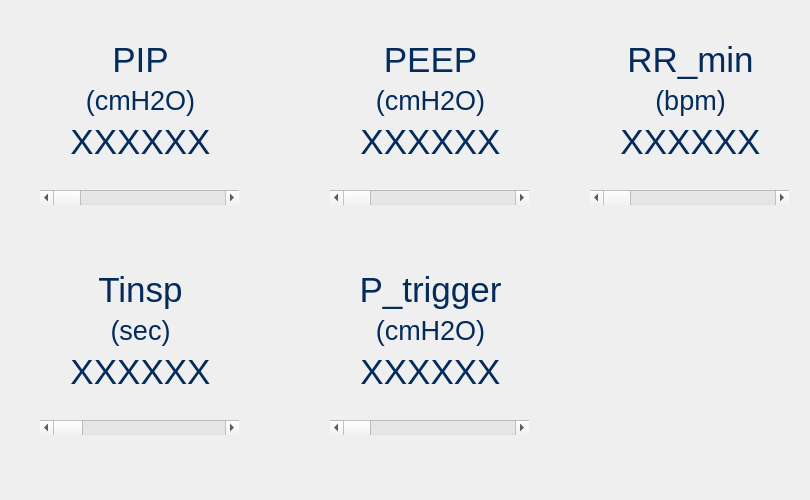
<?xml version="1.0" encoding="UTF-8"?>
<ui version="4.0">
 <class>Form</class>
 <widget class="QWidget" name="Form">
  <property name="geometry">
   <rect>
    <x>0</x>
    <y>0</y>
    <width>810</width>
    <height>500</height>
   </rect>
  </property>
  <property name="windowTitle">
   <string>Form</string>
  </property>
  <widget class="QWidget" name="layoutWidget">
   <property name="geometry">
    <rect>
     <x>590</x>
     <y>40</y>
     <width>201</width>
     <height>121</height>
    </rect>
   </property>
   <layout class="QVBoxLayout" name="verticalLayout_10">
    <item>
     <widget class="QLabel" name="RR_label_set">
      <property name="font">
       <font>
        <family>Arial</family>
        <pointsize>26</pointsize>
       </font>
      </property>
      <property name="styleSheet">
       <string notr="true">color: rgb(3, 43, 91);</string>
      </property>
      <property name="text">
       <string>RR_min</string>
      </property>
      <property name="alignment">
       <set>Qt::AlignCenter</set>
      </property>
     </widget>
    </item>
    <item>
     <widget class="QLabel" name="setRR_units">
      <property name="font">
       <font>
        <family>Arial</family>
        <pointsize>20</pointsize>
       </font>
      </property>
      <property name="styleSheet">
       <string notr="true">color: rgb(3, 43, 91);</string>
      </property>
      <property name="text">
       <string>(bpm)</string>
      </property>
      <property name="alignment">
       <set>Qt::AlignCenter</set>
      </property>
     </widget>
    </item>
    <item>
     <widget class="QLabel" name="setRRvar_setting">
      <property name="font">
       <font>
        <family>Arial</family>
        <pointsize>26</pointsize>
       </font>
      </property>
      <property name="styleSheet">
       <string notr="true">color: rgb(3, 43, 91);</string>
      </property>
      <property name="text">
       <string>XXXXXX</string>
      </property>
      <property name="alignment">
       <set>Qt::AlignCenter</set>
      </property>
     </widget>
    </item>
   </layout>
  </widget>
  <widget class="QWidget" name="layoutWidget">
   <property name="geometry">
    <rect>
     <x>40</x>
     <y>270</y>
     <width>201</width>
     <height>121</height>
    </rect>
   </property>
   <layout class="QVBoxLayout" name="verticalLayout_6">
    <item>
     <widget class="QLabel" name="Tinsp_label_set">
      <property name="font">
       <font>
        <family>Arial</family>
        <pointsize>26</pointsize>
       </font>
      </property>
      <property name="styleSheet">
       <string notr="true">color: rgb(3, 43, 91);</string>
      </property>
      <property name="text">
       <string>Tinsp</string>
      </property>
      <property name="alignment">
       <set>Qt::AlignCenter</set>
      </property>
     </widget>
    </item>
    <item>
     <widget class="QLabel" name="setTinsp_units">
      <property name="font">
       <font>
        <family>Arial</family>
        <pointsize>20</pointsize>
       </font>
      </property>
      <property name="styleSheet">
       <string notr="true">color: rgb(3, 43, 91);</string>
      </property>
      <property name="text">
       <string>(sec)</string>
      </property>
      <property name="alignment">
       <set>Qt::AlignCenter</set>
      </property>
     </widget>
    </item>
    <item>
     <widget class="QLabel" name="setTinspvar_setting">
      <property name="font">
       <font>
        <family>Arial</family>
        <pointsize>26</pointsize>
       </font>
      </property>
      <property name="styleSheet">
       <string notr="true">color: rgb(3, 43, 91);</string>
      </property>
      <property name="text">
       <string>XXXXXX</string>
      </property>
      <property name="alignment">
       <set>Qt::AlignCenter</set>
      </property>
     </widget>
    </item>
   </layout>
  </widget>
  <widget class="QWidget" name="layoutWidget">
   <property name="geometry">
    <rect>
     <x>330</x>
     <y>40</y>
     <width>201</width>
     <height>121</height>
    </rect>
   </property>
   <layout class="QVBoxLayout" name="verticalLayout_9">
    <item>
     <widget class="QLabel" name="PEEP_label_set">
      <property name="font">
       <font>
        <family>Arial</family>
        <pointsize>26</pointsize>
       </font>
      </property>
      <property name="styleSheet">
       <string notr="true">color: rgb(3, 43, 91);</string>
      </property>
      <property name="text">
       <string>PEEP</string>
      </property>
      <property name="alignment">
       <set>Qt::AlignCenter</set>
      </property>
     </widget>
    </item>
    <item>
     <widget class="QLabel" name="setPEEP_units">
      <property name="font">
       <font>
        <family>Arial</family>
        <pointsize>20</pointsize>
       </font>
      </property>
      <property name="styleSheet">
       <string notr="true">color: rgb(3, 43, 91);</string>
      </property>
      <property name="text">
       <string>(cmH2O)</string>
      </property>
      <property name="alignment">
       <set>Qt::AlignCenter</set>
      </property>
     </widget>
    </item>
    <item>
     <widget class="QLabel" name="setPEEPvar_setting">
      <property name="font">
       <font>
        <family>Arial</family>
        <pointsize>26</pointsize>
       </font>
      </property>
      <property name="styleSheet">
       <string notr="true">color: rgb(3, 43, 91);</string>
      </property>
      <property name="text">
       <string>XXXXXX</string>
      </property>
      <property name="alignment">
       <set>Qt::AlignCenter</set>
      </property>
     </widget>
    </item>
   </layout>
  </widget>
  <widget class="QWidget" name="layoutWidget">
   <property name="geometry">
    <rect>
     <x>40</x>
     <y>40</y>
     <width>201</width>
     <height>121</height>
    </rect>
   </property>
   <layout class="QVBoxLayout" name="verticalLayout_7">
    <item>
     <widget class="QLabel" name="PIP_label_set">
      <property name="font">
       <font>
        <family>Arial</family>
        <pointsize>26</pointsize>
       </font>
      </property>
      <property name="styleSheet">
       <string notr="true">color: rgb(3, 43, 91);</string>
      </property>
      <property name="text">
       <string>PIP</string>
      </property>
      <property name="alignment">
       <set>Qt::AlignCenter</set>
      </property>
     </widget>
    </item>
    <item>
     <widget class="QLabel" name="setPIP_units">
      <property name="font">
       <font>
        <family>Arial</family>
        <pointsize>20</pointsize>
       </font>
      </property>
      <property name="styleSheet">
       <string notr="true">color: rgb(3, 43, 91);</string>
      </property>
      <property name="text">
       <string>(cmH2O)</string>
      </property>
      <property name="alignment">
       <set>Qt::AlignCenter</set>
      </property>
     </widget>
    </item>
    <item>
     <widget class="QLabel" name="setPIPvar_setting">
      <property name="font">
       <font>
        <family>Arial</family>
        <pointsize>26</pointsize>
       </font>
      </property>
      <property name="styleSheet">
       <string notr="true">color: rgb(3, 43, 91);</string>
      </property>
      <property name="text">
       <string>XXXXXX</string>
      </property>
      <property name="alignment">
       <set>Qt::AlignCenter</set>
      </property>
     </widget>
    </item>
   </layout>
  </widget>
  <widget class="QScrollBar" name="setTinspScrollBar">
   <property name="geometry">
    <rect>
     <x>40</x>
     <y>420</y>
     <width>199</width>
     <height>15</height>
    </rect>
   </property>
   <property name="maximum">
    <number>10</number>
   </property>
   <property name="pageStep">
    <number>2</number>
   </property>
   <property name="value">
    <number>0</number>
   </property>
   <property name="orientation">
    <enum>Qt::Horizontal</enum>
   </property>
  </widget>
  <widget class="QScrollBar" name="setRRScrollBar">
   <property name="geometry">
    <rect>
     <x>590</x>
     <y>190</y>
     <width>199</width>
     <height>15</height>
    </rect>
   </property>
   <property name="orientation">
    <enum>Qt::Horizontal</enum>
   </property>
  </widget>
  <widget class="QScrollBar" name="setPIPScrollBar">
   <property name="geometry">
    <rect>
     <x>40</x>
     <y>190</y>
     <width>199</width>
     <height>15</height>
    </rect>
   </property>
   <property name="orientation">
    <enum>Qt::Horizontal</enum>
   </property>
  </widget>
  <widget class="QScrollBar" name="setPEEPScrollBar">
   <property name="geometry">
    <rect>
     <x>330</x>
     <y>190</y>
     <width>199</width>
     <height>15</height>
    </rect>
   </property>
   <property name="orientation">
    <enum>Qt::Horizontal</enum>
   </property>
  </widget>
  <widget class="QWidget" name="layoutWidget_2">
   <property name="geometry">
    <rect>
     <x>330</x>
     <y>270</y>
     <width>201</width>
     <height>121</height>
    </rect>
   </property>
   <layout class="QVBoxLayout" name="verticalLayout_11">
    <item>
     <widget class="QLabel" name="Ptriggerlabel_set">
      <property name="font">
       <font>
        <family>Arial</family>
        <pointsize>26</pointsize>
       </font>
      </property>
      <property name="styleSheet">
       <string notr="true">color: rgb(3, 43, 91);</string>
      </property>
      <property name="text">
       <string>P_trigger</string>
      </property>
      <property name="alignment">
       <set>Qt::AlignCenter</set>
      </property>
     </widget>
    </item>
    <item>
     <widget class="QLabel" name="setPtrigger_units">
      <property name="font">
       <font>
        <family>Arial</family>
        <pointsize>20</pointsize>
       </font>
      </property>
      <property name="styleSheet">
       <string notr="true">color: rgb(3, 43, 91);</string>
      </property>
      <property name="text">
       <string>(cmH2O)</string>
      </property>
      <property name="alignment">
       <set>Qt::AlignCenter</set>
      </property>
     </widget>
    </item>
    <item>
     <widget class="QLabel" name="setPtriggervar_setting">
      <property name="font">
       <font>
        <family>Arial</family>
        <pointsize>26</pointsize>
       </font>
      </property>
      <property name="styleSheet">
       <string notr="true">color: rgb(3, 43, 91);</string>
      </property>
      <property name="text">
       <string>XXXXXX</string>
      </property>
      <property name="alignment">
       <set>Qt::AlignCenter</set>
      </property>
     </widget>
    </item>
   </layout>
  </widget>
  <widget class="QScrollBar" name="setPtriggerScrollBar">
   <property name="geometry">
    <rect>
     <x>330</x>
     <y>420</y>
     <width>199</width>
     <height>15</height>
    </rect>
   </property>
   <property name="orientation">
    <enum>Qt::Horizontal</enum>
   </property>
  </widget>
 </widget>
 <resources/>
 <connections/>
</ui>
